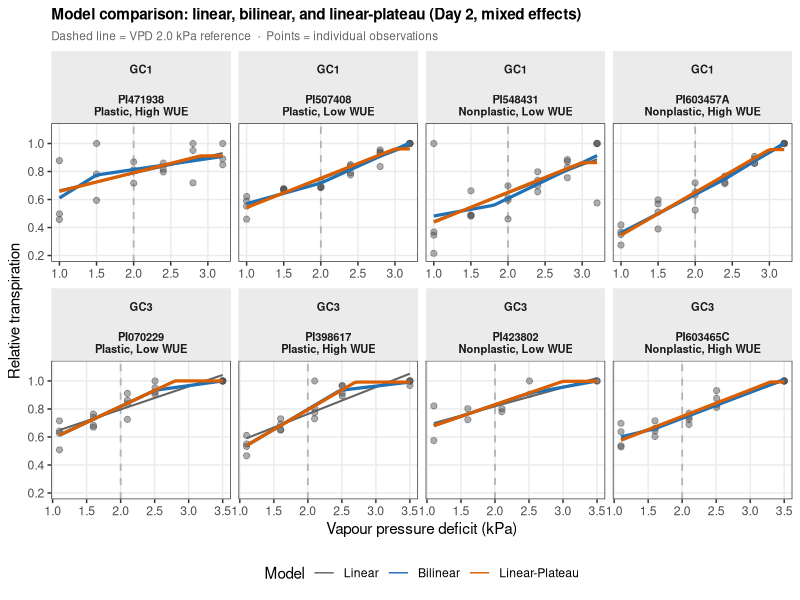
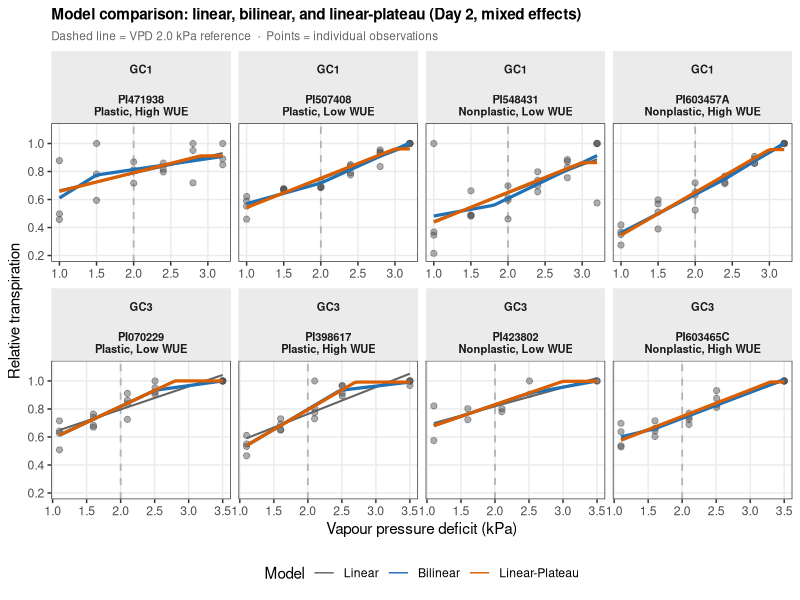
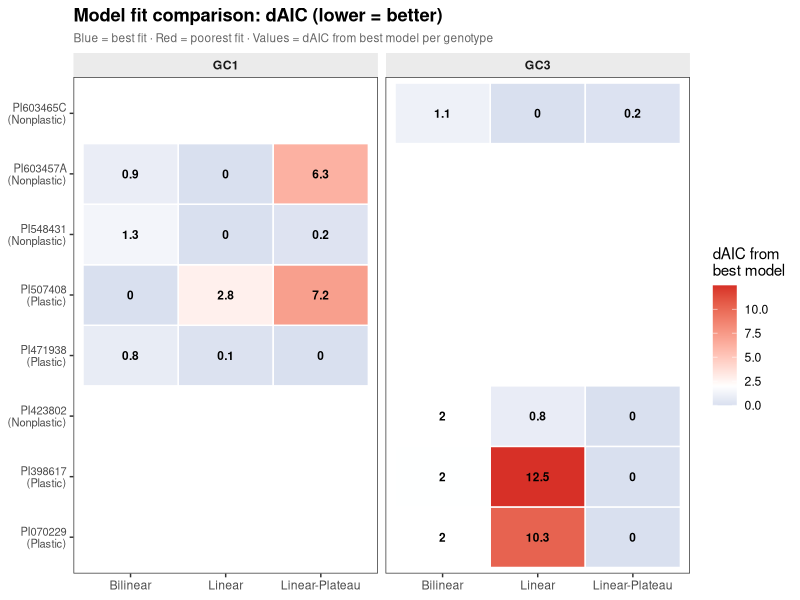
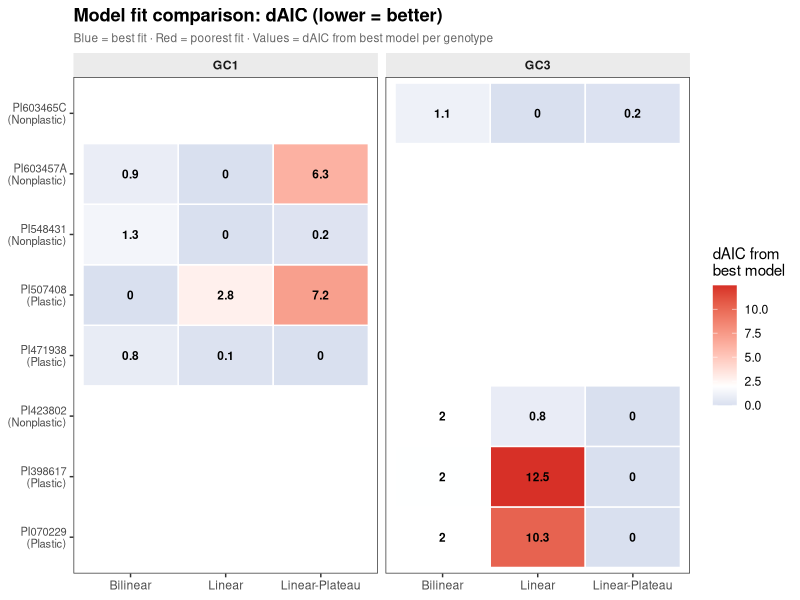

Write R code to recreate these figures, in order.
## Growth chamber transpiration: linear, bilinear, and linear-plateau mixed effects models
## Fits all three model types per genotype × experiment using lme4 / nlme
## Output: model comparison table + fitted-curve figures

setwd("/home/user/LT-trait")
library(dplyr); library(tidyr); library(ggplot2); library(readxl)
library(lme4); library(lmerTest); library(nlme)
library(segmented)

dir.create("experimental_data/stats",   recursive = TRUE, showWarnings = FALSE)
dir.create("experimental_data/figures", recursive = TRUE, showWarnings = FALSE)

## ── Load combined clean data ──────────────────────────────────────────────────
d <- read.csv("experimental_data/cleaned_data/GC_combined_clean.csv") %>%
  filter(!is.na(RelTranspiration), !is.na(VPD)) %>%
  mutate(
    Genotype    = factor(Genotype),
    Experiment  = factor(Experiment),
    Replication = factor(Replication),
    Day         = factor(Day)
  )

## Use Day 2 only — cleaner signal (Day 1 shows higher variability / acclimation)
d2 <- filter(d, Day == 2)

cat("Observations (Day 2):", nrow(d2), "\n")
cat("Genotypes:", paste(levels(d2$Genotype), collapse = ", "), "\n\n")

## ── Helper: fit all three model types for one genotype subset ─────────────────
fit_models <- function(df, geno_name, exp_name) {

  ## ── 1. Linear mixed model ─────────────────────────────────────────────────
  lm_fit <- tryCatch(
    lmer(RelTranspiration ~ VPD + (1 | Replication), data = df, REML = FALSE),
    error = function(e) NULL
  )

  ## ── 2. Bilinear (piecewise) via segmented + lme via two-phase lm per rep ─
  ## Fit ordinary lm to get a segmented object, then extract breakpoint
  lm_base  <- lm(RelTranspiration ~ VPD, data = df)
  seg_fit  <- tryCatch(
    segmented(lm_base, seg.Z = ~VPD,
              psi = list(VPD = 2.0),
              control = seg.control(it.max = 100, tol = 1e-4)),
    error = function(e) NULL
  )

  ## Build bilinear predictor using estimated breakpoint (or fixed 2.0 if failed)
  bp <- if (!is.null(seg_fit)) seg_fit$psi[, "Est."] else 2.0
  bp <- max(min(bp, max(df$VPD) - 0.1), min(df$VPD) + 0.1)  # keep in range

  df <- df %>% mutate(
    VPD_lo  = pmin(VPD, bp),
    VPD_hi  = pmax(VPD - bp, 0)
  )
  bilin_fit <- tryCatch(
    lmer(RelTranspiration ~ VPD_lo + VPD_hi + (1 | Replication),
         data = df, REML = FALSE),
    error = function(e) NULL
  )

  ## ── 3. Linear plateau (nlme with self-start or grid search) ───────────────
  ## Model: T = a + b*VPD for VPD < plateau_vpd; T = a + b*plateau_vpd above
  ## Parameterised as nlme with fixed plateau_vpd searched by grid
  lp_grid <- tryCatch({
    bp_grid <- seq(min(df$VPD) + 0.2, max(df$VPD) - 0.2, by = 0.1)
    aic_vec <- sapply(bp_grid, function(bp_try) {
      df_g <- df %>% mutate(VPD_plateau = pmin(VPD, bp_try))
      m <- tryCatch(
        lmer(RelTranspiration ~ VPD_plateau + (1 | Replication),
             data = df_g, REML = FALSE),
        error = function(e) NULL
      )
      if (is.null(m)) Inf else AIC(m)
    })
    best_bp   <- bp_grid[which.min(aic_vec)]
    df_lp     <- df %>% mutate(VPD_plateau = pmin(VPD, best_bp))
    lmer(RelTranspiration ~ VPD_plateau + (1 | Replication),
         data = df_lp, REML = FALSE)
  }, error = function(e) NULL)

  ## ── Extract metrics ────────────────────────────────────────────────────────
  get_r2 <- function(m, df_sub) {
    if (is.null(m)) return(NA_real_)
    cor(fitted(m), df_sub$RelTranspiration[!is.na(df_sub$RelTranspiration)])^2
  }

  lp_bp <- if (!is.null(lp_grid)) {
    bp_grid2 <- seq(min(df$VPD) + 0.2, max(df$VPD) - 0.2, by = 0.1)
    aic_vec2 <- sapply(bp_grid2, function(bp_try) {
      df_g <- df %>% mutate(VPD_plateau = pmin(VPD, bp_try))
      m <- tryCatch(
        lmer(RelTranspiration ~ VPD_plateau + (1 | Replication),
             data = df_g, REML = FALSE),
        error = function(e) NULL
      )
      if (is.null(m)) Inf else AIC(m)
    })
    bp_grid2[which.min(aic_vec2)]
  } else NA_real_

  tibble(
    Experiment    = exp_name,
    Genotype      = geno_name,
    ## Linear
    Lin_slope     = if (!is.null(lm_fit)) fixef(lm_fit)["VPD"] else NA_real_,
    Lin_AIC       = if (!is.null(lm_fit)) AIC(lm_fit)          else NA_real_,
    Lin_R2        = get_r2(lm_fit, df),
    ## Bilinear
    Bilin_BP      = bp,
    Bilin_slope_lo = if (!is.null(bilin_fit)) fixef(bilin_fit)["VPD_lo"] else NA_real_,
    Bilin_slope_hi = if (!is.null(bilin_fit)) fixef(bilin_fit)["VPD_hi"] else NA_real_,
    Bilin_AIC     = if (!is.null(bilin_fit)) AIC(bilin_fit)    else NA_real_,
    Bilin_R2      = get_r2(bilin_fit, df),
    ## Linear plateau
    LP_BP         = lp_bp,
    LP_slope      = if (!is.null(lp_grid)) fixef(lp_grid)["VPD_plateau"] else NA_real_,
    LP_AIC        = if (!is.null(lp_grid)) AIC(lp_grid)                   else NA_real_,
    LP_R2         = get_r2(lp_grid, df),
    ## Best model by AIC
    Best_model    = {
      aics <- c(Linear = if (!is.null(lm_fit)) AIC(lm_fit) else Inf,
                Bilinear = if (!is.null(bilin_fit)) AIC(bilin_fit) else Inf,
                `Linear-Plateau` = if (!is.null(lp_grid)) AIC(lp_grid) else Inf)
      names(aics)[which.min(aics)]
    },
    dAIC_best     = {
      aics <- c(if (!is.null(lm_fit)) AIC(lm_fit) else Inf,
                if (!is.null(bilin_fit)) AIC(bilin_fit) else Inf,
                if (!is.null(lp_grid)) AIC(lp_grid) else Inf)
      min_a <- min(aics); sort(aics - min_a)[2]
    }
  )
}

## ── Run per genotype × experiment ─────────────────────────────────────────────
cat("Fitting models per genotype × experiment...\n")
results <- d2 %>%
  group_by(Experiment, Genotype) %>%
  group_modify(~ fit_models(.x, unique(.x$Genotype), unique(.x$Experiment))) %>%
  ungroup()

print(as.data.frame(results[, c("Experiment","Genotype","Best_model","Lin_R2","Bilin_R2",
                                 "LP_R2","Bilin_BP","LP_BP","dAIC_best")]), digits = 3)

write.csv(results, "experimental_data/stats/GC_model_comparison.csv",
          row.names = FALSE)
cat("\nSaved: experimental_data/stats/GC_model_comparison.csv\n")

## ── Figure: fitted curves overlaid on data ───────────────────────────────────
## Generate smooth prediction lines for each model × genotype
pred_grid <- d2 %>%
  group_by(Experiment, Genotype, Expected_WUE) %>%
  summarise(VPD_min = min(VPD), VPD_max = max(VPD), .groups = "drop") %>%
  rowwise() %>%
  mutate(VPD_seq = list(seq(VPD_min, VPD_max, length.out = 60))) %>%
  unnest(VPD_seq) %>%
  rename(VPD = VPD_seq) %>%
  dplyr::select(-VPD_min, -VPD_max)

## Build prediction lines using base-R row lookup to avoid dplyr/MASS conflicts
preds_list <- lapply(seq_len(nrow(results)), function(i) {
  r      <- results[i, ]
  g      <- as.character(r$Genotype)
  e      <- as.character(r$Experiment)
  d2sub  <- d2[as.character(d2$Genotype) == g & as.character(d2$Experiment) == e, ]
  vpd_rng <- seq(min(d2sub$VPD), max(d2sub$VPD), length.out = 60)
  ewue   <- unique(d2sub$Expected_WUE)[1]

  ## Intercepts anchored at group centroid
  mu_t   <- mean(d2sub$RelTranspiration)
  mu_v   <- mean(d2sub$VPD)
  bp_b   <- r$Bilin_BP;  bp_lp <- r$LP_BP

  data.frame(
    Experiment    = e,
    Genotype      = g,
    Expected_WUE  = ewue,
    VPD           = vpd_rng,
    Best_model    = r$Best_model,
    pred_Linear   = mu_t + r$Lin_slope * (vpd_rng - mu_v),
    pred_Bilinear = {
      mu_lo <- mean(pmin(d2sub$VPD, bp_b))
      mu_hi <- mean(pmax(d2sub$VPD - bp_b, 0))
      int_b <- mu_t - r$Bilin_slope_lo * mu_lo - r$Bilin_slope_hi * mu_hi
      int_b + r$Bilin_slope_lo * pmin(vpd_rng, bp_b) +
              r$Bilin_slope_hi * pmax(vpd_rng - bp_b, 0)
    },
    pred_LP = {
      mu_lp <- mean(pmin(d2sub$VPD, bp_lp))
      int_lp <- mu_t - r$LP_slope * mu_lp
      int_lp + r$LP_slope * pmin(vpd_rng, bp_lp)
    }
  )
})

preds <- do.call(rbind, preds_list) %>%
  tidyr::pivot_longer(cols = starts_with("pred_"),
               names_to = "Model", values_to = "pred",
               names_prefix = "pred_") %>%
  mutate(Model = factor(Model, levels = c("Linear","Bilinear","LP"),
                        labels  = c("Linear","Bilinear","Linear-Plateau")))

## Facet label: Genotype + WUE quadrant
d2 <- d2 %>%
  mutate(facet_label = paste0(Genotype, "\n", Expected_WUE))
preds <- preds %>%
  mutate(facet_label = paste0(Genotype, "\n", Expected_WUE))

model_colours <- c("Linear" = "#636363",
                   "Bilinear" = "#2171b5",
                   "Linear-Plateau" = "#d95f02")

p_models <- ggplot() +
  geom_vline(xintercept = 2.0, linetype = "dashed",
             colour = "grey70", linewidth = 0.6) +
  geom_point(data = d2,
             aes(x = VPD, y = RelTranspiration),
             alpha = 0.45, size = 1.8, colour = "grey30") +
  geom_line(data = preds,
            aes(x = VPD, y = pred, colour = Model, linewidth = Model)) +
  facet_wrap(Experiment ~ facet_label, nrow = 2, scales = "free_x") +
  scale_colour_manual(values = model_colours, name = "Model") +
  scale_linewidth_manual(values = c("Linear" = 0.7, "Bilinear" = 1.1,
                                     "Linear-Plateau" = 1.1), guide = "none") +
  scale_y_continuous(limits = c(0.2, 1.1), breaks = seq(0.2, 1.0, 0.2)) +
  labs(x     = "Vapour pressure deficit (kPa)",
       y     = "Relative transpiration",
       title = "Model comparison: linear, bilinear, and linear-plateau (Day 2, mixed effects)",
       subtitle = "Dashed line = VPD 2.0 kPa reference  ·  Points = individual observations") +
  theme_bw(base_size = 11) +
  theme(legend.position    = "bottom",
        strip.background   = element_rect(fill = "grey92", colour = NA),
        strip.text         = element_text(face = "bold", size = 8),
        panel.grid.minor   = element_blank(),
        plot.title         = element_text(face = "bold", size = 11),
        plot.subtitle      = element_text(colour = "grey40", size = 8.5))

ggsave("experimental_data/figures/GC_Fig_model_fits.png",
       plot = p_models, width = 26, height = 14, units = "cm", dpi = 150, bg = "white")
ggsave("experimental_data/figures/GC_Fig_model_fits.tiff",
       plot = p_models, width = 26, height = 14, units = "cm", dpi = 300,
       compression = "lzw", bg = "white")

## ── AIC comparison heatmap ───────────────────────────────────────────────────
wue_key <- d2 %>% dplyr::select(Experiment, Genotype, Expected_WUE) %>% distinct()
aic_long <- results %>%
  left_join(wue_key, by = c("Experiment","Genotype")) %>%
  dplyr::select(Experiment, Genotype, Expected_WUE, Lin_AIC, Bilin_AIC, LP_AIC) %>%
  pivot_longer(cols = ends_with("_AIC"), names_to = "Model", values_to = "AIC") %>%
  mutate(Model = recode(Model,
    "Lin_AIC"   = "Linear",
    "Bilin_AIC" = "Bilinear",
    "LP_AIC"    = "Linear-Plateau")) %>%
  group_by(Experiment, Genotype) %>%
  mutate(delta_AIC = AIC - min(AIC, na.rm = TRUE)) %>%
  ungroup() %>%
  mutate(label = paste0(Genotype, "\n(", sub(",.*", "", Expected_WUE), ")"))

p_aic <- ggplot(aic_long,
                aes(x = Model, y = label, fill = delta_AIC)) +
  geom_tile(colour = "white", linewidth = 0.5) +
  geom_text(aes(label = round(delta_AIC, 1)), size = 3, fontface = "bold") +
  facet_wrap(~ Experiment, nrow = 1) +
  scale_fill_gradient2(low = "#2166ac", mid = "white", high = "#d73027",
                       midpoint = 2, name = "dAIC from\nbest model",
                       limits = c(0, NA)) +
  labs(x     = NULL, y = NULL,
       title = "Model fit comparison: dAIC (lower = better)",
       subtitle = "Blue = best fit · Red = poorest fit · Values = dAIC from best model per genotype") +
  theme_bw(base_size = 11) +
  theme(strip.background = element_rect(fill = "grey92", colour = NA),
        strip.text       = element_text(face = "bold"),
        panel.grid       = element_blank(),
        plot.title       = element_text(face = "bold"),
        plot.subtitle    = element_text(colour = "grey40", size = 8.5),
        axis.text.y      = element_text(size = 8))

ggsave("experimental_data/figures/GC_Fig_AIC_heatmap.png",
       plot = p_aic, width = 20, height = 14, units = "cm", dpi = 150, bg = "white")
ggsave("experimental_data/figures/GC_Fig_AIC_heatmap.tiff",
       plot = p_aic, width = 20, height = 14, units = "cm", dpi = 300,
       compression = "lzw", bg = "white")

cat("Saved: GC_Fig_model_fits, GC_Fig_AIC_heatmap\n")

## ── Print final summary table for report ──────────────────────────────────────
cat("\n====== FINAL MODEL SUMMARY TABLE ======\n")
tab_final <- results %>% mutate(across(where(is.numeric), ~ round(.x, 3)))
print(as.data.frame(tab_final[, c("Experiment","Genotype","Best_model","Lin_slope","Lin_R2",
                                   "Bilin_BP","Bilin_slope_lo","Bilin_slope_hi","Bilin_R2",
                                   "LP_BP","LP_slope","LP_R2","dAIC_best")]), width = 120)
